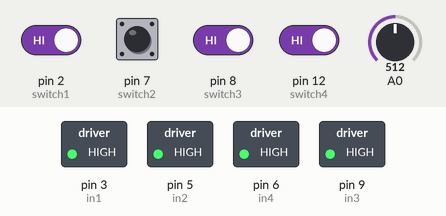
This sketch was run on a simulated Arduino Uno, built with avr-gcc and run on an emulated ATmega328P. On the bench: switched loads named in the sketch (green lamp = pin HIGH). Inputs (shaded band) come from the test bench; at power-on: pin 2 (switch1), pin 7 (switch2), pin 8 (switch3), pin 12 (switch4) HIGH, A0 = 512.

Above: at 1.2 s.
1.3 s: pin 2 (switch1) driven LOW and pin 8 (switch3) driven LOW
At 2.5 s:
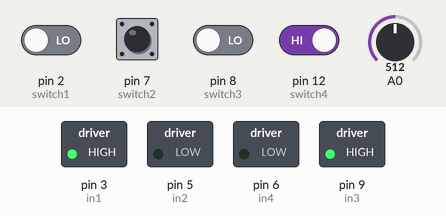
2.8 s: pin 2 (switch1) driven HIGH
At 3.8 s:
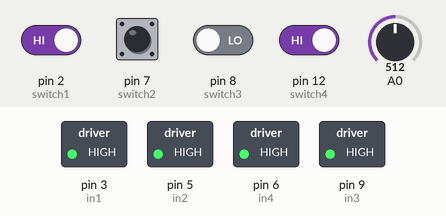
4.3 s: pin 7 (switch2) pulled LOW for 0.15 s
At 4.37 s:
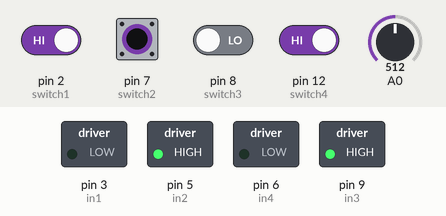
5.9 s: pin 2 (switch1) driven LOW
At 6.2 s:
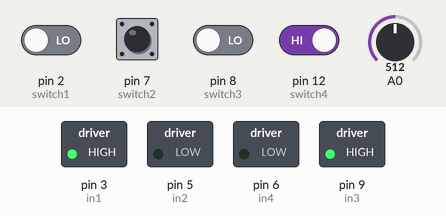
7.4 s: pin 8 (switch3) driven HIGH and pin 12 (switch4) driven LOW
At 8.5 s:
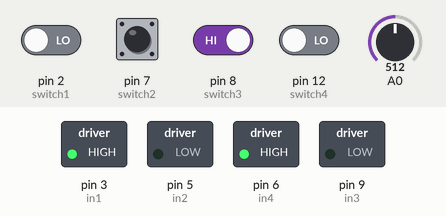
Timing chart, 0 to 9.9 s (numbered marks = the images above; inputs shaded):
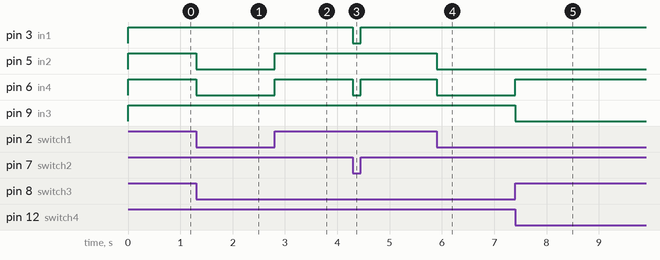

Measured:
- after the input at 1.3 s, pin 5 (in2), pin 6 (in4): HIGH → LOW at once
- after the input at 2.8 s, pin 5 (in2), pin 6 (in4): LOW → HIGH at once
- after the input at 4.3 s, pin 3 (in1), pin 6 (in4): HIGH → LOW at once, → HIGH 0.15 s later
- after the input at 5.9 s, pin 5 (in2), pin 6 (in4): HIGH → LOW at once
- after the input at 7.4 s, pin 6 (in4): LOW → HIGH at once; pin 9 (in3): HIGH → LOW at once

The sketch:

r3_project1.ino
```cpp
int in1=3;
int in2=5;
int switch1=2;
int switch2=7;
int switch3=8;
int switch4=12;

int pot=0;

int in3=9;
int in4=6;


void setup()
{
  Serial.begin(9600);
  //motor A connections
  pinMode(in1,OUTPUT);
  pinMode(in2,OUTPUT);
  pinMode(in3,OUTPUT);
  pinMode(in4,OUTPUT);

  //dip switch connection
  pinMode(switch1,INPUT_PULLUP);
  pinMode(switch2,INPUT_PULLUP);
  pinMode(switch3,INPUT_PULLUP);
  pinMode(switch4,INPUT_PULLUP);
}
void loop()
{
  pot=analogRead(A0);
  pot=map(pot,1023,0,1,255);

  //forwards
  if (digitalRead(switch1)==LOW && digitalRead(switch2)==HIGH && digitalRead(switch3)==LOW && digitalRead(switch4)==HIGH)
  {
    digitalWrite(in1,HIGH);
    digitalWrite(in2,LOW);
    digitalWrite(in3,HIGH);
    digitalWrite(in4,LOW);
  }
  //backwards
  if (digitalRead(switch1)==HIGH && digitalRead(switch2)==LOW && digitalRead(switch3)==HIGH && digitalRead(switch4)==LOW)
  {
    digitalWrite(in1,LOW);
    digitalWrite(in2,HIGH);
    digitalWrite(in3,LOW);
    digitalWrite(in4,HIGH);
  }

  //left
  if (digitalRead(switch1)==HIGH && digitalRead(switch2)==LOW && digitalRead(switch3)==LOW && digitalRead(switch4)==HIGH)
  {
    digitalWrite(in1,LOW);
    digitalWrite(in2,HIGH);
    digitalWrite(in3,HIGH);
    digitalWrite(in4,LOW);
  }

  //right
  if (digitalRead(switch1)==LOW && digitalRead(switch2)==HIGH && digitalRead(switch3)==HIGH && digitalRead(switch4)==LOW)
  {
    digitalWrite(in1,HIGH);
    digitalWrite(in2,LOW);
    digitalWrite(in3,LOW);
    digitalWrite(in4,HIGH);
  }
  //stop motors
  if (digitalRead(switch1)==LOW && digitalRead(switch2)==LOW || digitalRead(switch3)==LOW && digitalRead(switch4)==LOW || digitalRead(switch1)==HIGH && digitalRead(switch2)==HIGH || digitalRead(switch3)==HIGH && digitalRead(switch4)==HIGH)
  {
    digitalWrite(in1,HIGH);
    digitalWrite(in2,HIGH);
    digitalWrite(in3,HIGH);
    digitalWrite(in4,HIGH);
  }

  int speed=pot;

}
```
